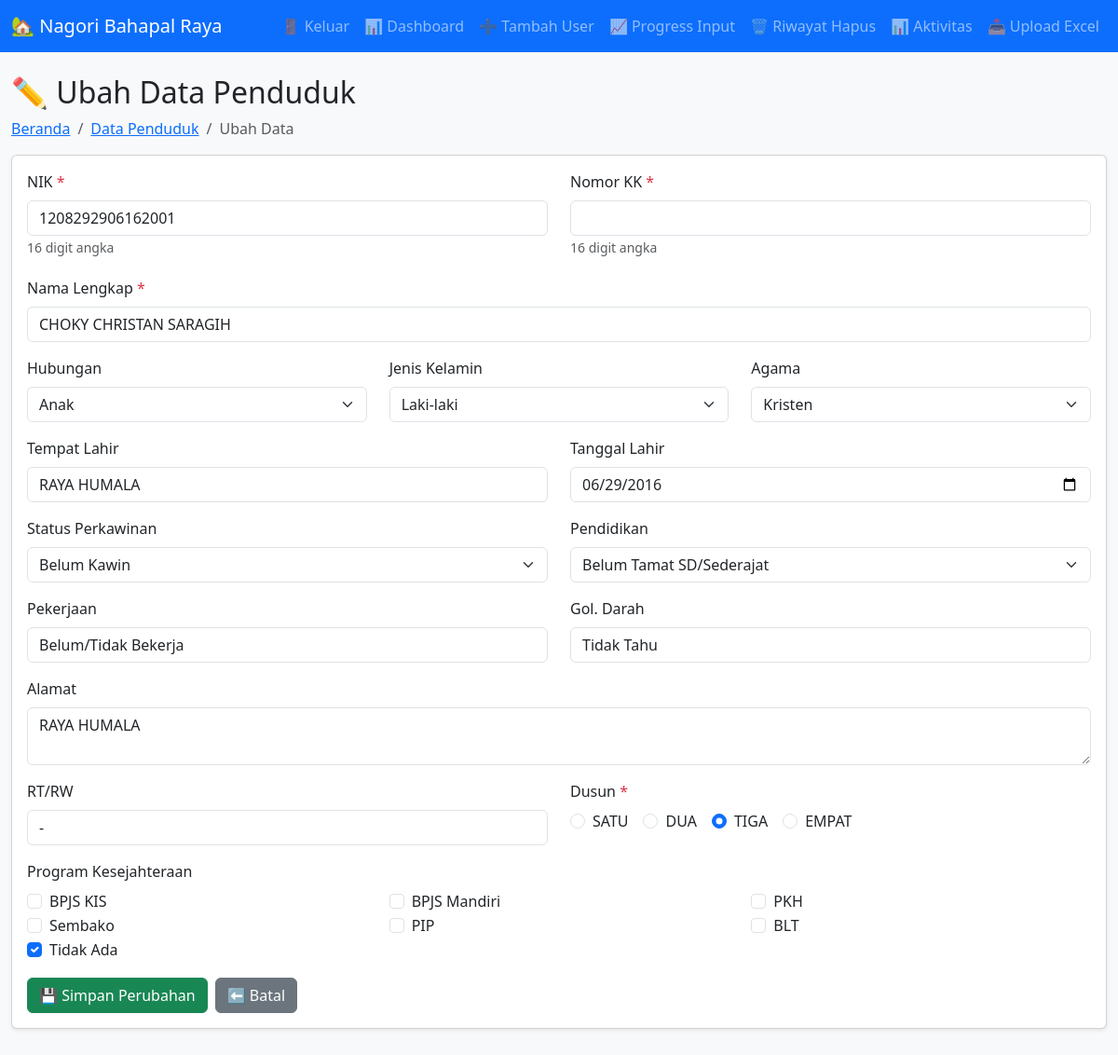
/edit/1208292906162001?back_url=/? (signed in), run on the app's committed database.
### tables this page shows
CREATE TABLE penduduk (
            id INTEGER PRIMARY KEY AUTOINCREMENT,
            nomor_kk TEXT,
            nik TEXT UNIQUE,
            nama TEXT,
            hubungan TEXT,
            jenis_kelamin TEXT,
            tempat_lahir TEXT,
            tanggal_lahir TEXT,
            agama TEXT,
            status_perkawinan TEXT,
            pendidikan TEXT,
            pekerjaan TEXT,
            alamat TEXT,
            rt_rw TEXT,
            dusun TEXT,
            golongan_darah TEXT,
            kesejahteraan TEXT,
            tanggal_input TEXT,
            foto_ktp TEXT
        );

### app.py (the view, shortened to what this page needs)
@app.route('/edit/<nik_old>', methods=['GET', 'POST'])
@login_required
def edit(nik_old):
    conn = get_db()
    cursor = conn.cursor()
    cursor.execute("SELECT * FROM penduduk WHERE nik = ?", (nik_old,))
    row = cursor.fetchone()
    conn.close()
    if not row:
        flash("Data tidak ditemukan.", "danger")
        return redirect(url_for('index'))
    back_url = request.args.get('back_url') or url_for('index')
    if current_user.role == 'kepala_dusun' and row['dusun'] != current_user.dusun:
        flash("Anda tidak diizinkan mengedit data di dusun ini.", "danger")
        return redirect(back_url)
    elif current_user.role == 'masyarakat' and row['nik'] != current_user.nik_masyarakat:
        flash("Anda hanya bisa mengedit data milik Anda.", "danger")
        return redirect(back_url)
    programs = ["BPJS KIS", "BPJS Mandiri", "PKH", "Sembako", "PIP", "BLT", "Tidak Ada"]
    current_kesejahteraan = row['kesejahteraan'].split(",") if row['kesejahteraan'] else []
    return render_template('edit.html',
                         data=row,
                         programs=programs,
                         current_kesejahteraan=current_kesejahteraan,
                         back_url=back_url)

### app.py (called while the page is built)
def get_db():
    conn = sqlite3.connect('desa.db')
    conn.row_factory = sqlite3.Row
    return conn

@login_manager.user_loader
def load_user(user_id):
    return users.get(user_id)

### templates/edit.html (shortened to what this page needs)
{% extends "base.html" %}
{% block content %}
<div class="container-fluid">
    <h2>✏️ Ubah Data Penduduk</h2>
    <nav aria-label="breadcrumb">
        <ol class="breadcrumb">
            <li class="breadcrumb-item"><a href="{{ url_for('index') }}">Beranda</a></li>
            <li class="breadcrumb-item"><a href="{{ request.args.get('back_url') or url_for('index') }}">Data Penduduk</a></li>
            <li class="breadcrumb-item active" aria-current="page">Ubah Data</li>
        </ol>
    </nav>
    <div class="card shadow-sm">
        <div class="card-body">
            <form method="post">
                <div class="row mb-3">
                    <div class="col-md-6">
                        <label for="nik" class="form-label">NIK <span class="text-danger">*</span></label>
                        <input type="text"
                               name="nik"
                               id="nik"
                               class="form-control"
                               value="{{ data.nik if data.nik else '' }}"
                               oninput="validateNumber(this, 16)"
                               maxlength="16"
                               required>
                        <small class="text-muted">16 digit angka</small>
                    </div>
                    <div class="col-md-6">
                        <label for="nomor_kk" class="form-label">Nomor KK <span class="text-danger">*</span></label>
                        <input type="text"
                               name="nomor_kk"
                               id="nomor_kk"
                               class="form-control"
                               value="{{ data.nomor_kk if data.nomor_kk else '' }}"
                               oninput="validateNumber(this, 16)"
                               maxlength="16"
                               required>
                        <small class="text-muted">16 digit angka</small>
                    </div>
                </div>
                <div class="mb-3">
                    <label for="nama" class="form-label">Nama Lengkap <span class="text-danger">*</span></label>
                    <input type="text"
                           name="nama"
                           id="nama"
                           class="form-control"
                           value="{{ data.nama if data.nama else '' }}"
                           oninput="validateNama(this)"
                           required>
                </div>
                <div class="row mb-3">
                    <div class="col-md-4">
                        <label class="form-label">Hubungan</label>
                        <select name="hubungan" class="form-select">
                            <option value="Anak" {% if data.hubungan == "Anak" %}selected{% endif %}>Anak</option>
                        </select>
                    </div>
                    <div class="col-md-4">
                        <label class="form-label">Jenis Kelamin</label>
                        <select name="jenis_kelamin" class="form-select">
                            <option value="L" {% if data.jenis_kelamin == "L" %}selected{% endif %}>Laki-laki</option>
                        </select>
                    </div>
                    <div class="col-md-4">
                        <label class="form-label">Agama</label>
                        <select name="agama" class="form-select">
                            <option value="Kristen" {% if data.agama == "Kristen" %}selected{% endif %}>Kristen</option>
                        </select>
                    </div>
                </div>
                <div class="row mb-3">
                    <div class="col-md-6">
                        <label class="form-label">Tempat Lahir</label>
                        <input type="text" name="tempat_lahir" class="form-control" value="{{ data.tempat_lahir if data.tempat_lahir else '' }}">
                    </div>
                    <div class="col-md-6">
                        <label class="form-label">Tanggal Lahir</label>
                        <input type="date" name="tanggal_lahir" class="form-control" value="{{ data.tanggal_lahir if data.tanggal_lahir else '' }}">
                    </div>
                </div>
                <div class="row mb-3">
                    <div class="col-md-6">
                        <label class="form-label">Status Perkawinan</label>
                        <select name="status_perkawinan" class="form-select">
                            <option value="Belum Kawin" {% if data.status_perkawinan == "Belum Kawin" %}selected{% endif %}>Belum Kawin</option>
                        </select>
                    </div>
                    <div class="col-md-6">
                        <label class="form-label">Pendidikan</label>
                        <select name="pendidikan" class="form-select">
                            <option value="Belum Tamat SD/Sederajat" {% if data.pendidikan == "Belum Tamat SD/Sederajat" %}selected{% endif %}>Belum Tamat SD/Sederajat</option>
                        </select>
                    </div>
                </div>
                <div class="row mb-3">
                    <div class="col-md-6">
                        <label class="form-label">Pekerjaan</label>
                        <input type="text" name="pekerjaan" class="form-control" value="{{ data.pekerjaan if data.pekerjaan else '' }}">
                    </div>
                    <div class="col-md-6">
                        <label class="form-label">Gol. Darah</label>
                        <input type="text" name="golongan_darah" class="form-control" value="{{ data.golongan_darah if data.golongan_darah else '' }}" placeholder="A, B, AB, O">
                    </div>
                </div>
                <div class="mb-3">
                    <label class="form-label">Alamat</label>
                    <textarea name="alamat" class="form-control" rows="2">{{ data.alamat if data.alamat else '' }}</textarea>
                </div>
                <div class="row mb-3">
                    <div class="col-md-6">
                        <label class="form-label">RT/RW</label>
                        <input type="text" name="rt_rw" class="form-control" value="{{ data.rt_rw if data.rt_rw else '' }}" placeholder="001/002">
                    </div>
                    <div class="col-md-6">
                        <label class="form-label">Dusun <span class="text-danger">*</span></label>
                        <div class="d-flex flex-wrap gap-3">
                            {% set dusun = data.dusun if data.dusun else '' %}
                            <div class="form-check">
                                <input class="form-check-input" type="radio" name="dusun" value="SATU" id="dusun1" {% if dusun == 'SATU' %}checked{% endif %} required>
                                <label class="form-check-label" for="dusun1">SATU</label>
                            </div>
                            <div class="form-check">
                                <input class="form-check-input" type="radio" name="dusun" value="DUA" id="dusun2" {% if dusun == 'DUA' %}checked{% endif %} required>
                                <label class="form-check-label" for="dusun2">DUA</label>
                            </div>
                            <div class="form-check">
                                <input class="form-check-input" type="radio" name="dusun" value="TIGA" id="dusun3" {% if dusun == 'TIGA' %}checked{% endif %} required>
                                <label class="form-check-label" for="dusun3">TIGA</label>
                            </div>
                            <div class="form-check">
                                <input class="form-check-input" type="radio" name="dusun" value="EMPAT" id="dusun4" {% if dusun == 'EMPAT' %}checked{% endif %} required>
                                <label class="form-check-label" for="dusun4">EMPAT</label>
                            </div>
                        </div>
                    </div>
                </div>
                <div class="mb-3">
                    <label class="form-label">Program Kesejahteraan</label>
                    <div class="row">
                        {% for prog in programs %}
                        <div class="col-md-4">
                            <div class="form-check">
                                <input class="form-check-input" type="checkbox" name="kesejahteraan" value="{{ prog }}"
                                    id="prog_{{ loop.index }}"
                                    {% if prog in current_kesejahteraan %}checked{% endif %}>
                                <label class="form-check-label" for="prog_{{ loop.index }}">
                                    {{ prog }}
                                </label>
                            </div>
                        </div>
                        {% endfor %}
                    </div>
                </div>
                <div class="d-grid gap-2 d-md-flex">
                    <button type="submit" class="btn btn-success">💾 Simpan Perubahan</button>
                    <a href="{{ request.args.get('back_url') or url_for('index') }}" class="btn btn-secondary">⬅️ Batal</a>
                </div>
            </form>
        </div>
    </div>
</div>
{% endblock %}

### templates/base.html (style rules this page uses)
body { padding-bottom: 70px; }
.shadow-sm { transition: transform 0.2s, box-shadow 0.2s; }

### data on the page
penduduk: nik "1208292906162001", nama "CHOKY CHRISTAN SARAGIH", hubungan "Anak", jenis_kelamin "Laki-laki", agama "Kristen", tempat_lahir "RAYA HUMALA", tanggal_lahir "06/29/2016", status_perkawinan "Belum Kawin", pendidikan "Belum Tamat SD/Sederajat", pekerjaan "Belum/Tidak Bekerja", golongan_darah "Tidak Tahu", alamat "RAYA HUMALA", rt_rw "-", dusun "☐ SATU", dusun "☐ DUA", dusun "☑ TIGA", dusun "☐ EMPAT"

### other printed values
{{ prog }} "BPJS KIS" "BPJS Mandiri" "PKH" "Sembako" "PIP" "BLT" "Tidak Ada"
